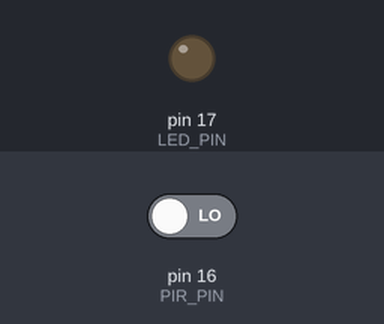
Bench run of a sketch on a simulated Arduino Uno, built with avr-gcc and run on an emulated ATmega328P. On the bench: output pins drawn as LEDs (lit = HIGH). The test bench sets the inputs (shaded band); at power-on: pin 16 (PIR_PIN) LOW. What the sketch prints to the serial monitor is not drawn.

Above: at 1.8 s.
1.9 s: pin 16 (PIR_PIN) driven HIGH
At 2.6 s:
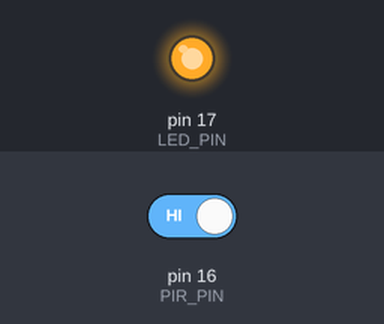
3.5 s: pin 16 (PIR_PIN) driven LOW
At 3.8 s:
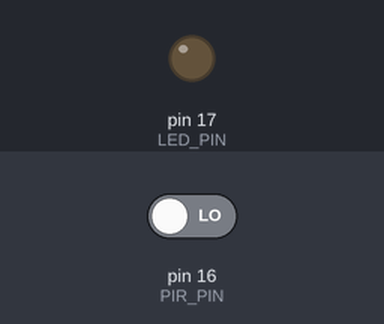
Timing chart, 0 to 6.5 s (numbered marks = the images above; inputs shaded):
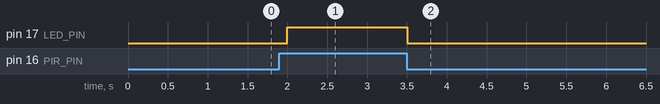

The sketch:

sketch.ino
```cpp
#define PIR_PIN 16
#define LED_PIN 17

void setup() {
  Serial.begin(115200);      // بدء الاتصال التسلسلي
  pinMode(PIR_PIN, INPUT);
  pinMode(LED_PIN, OUTPUT);
}

void loop() {
  int motion = digitalRead(PIR_PIN); // قراءة حالة حساس PIR

  if (motion == HIGH) {
    digitalWrite(LED_PIN, HIGH);  // تشغيل الـ LED عند الكشف عن حركة
    Serial.println("حركة مكتشفة!");
  } else {
    digitalWrite(LED_PIN, LOW);   // إيقاف الـ LED إذا لم يتم الكشف عن حركة
    Serial.println("لا حركة.");
  }

  delay(500); // تأخير قبل القراءة التالية
}
```

Measured:
- after the input at 1.9 s, pin 17 (LED_PIN): LOW → HIGH after 0.10 s
- after the input at 3.5 s, pin 17 (LED_PIN): HIGH → LOW at once
